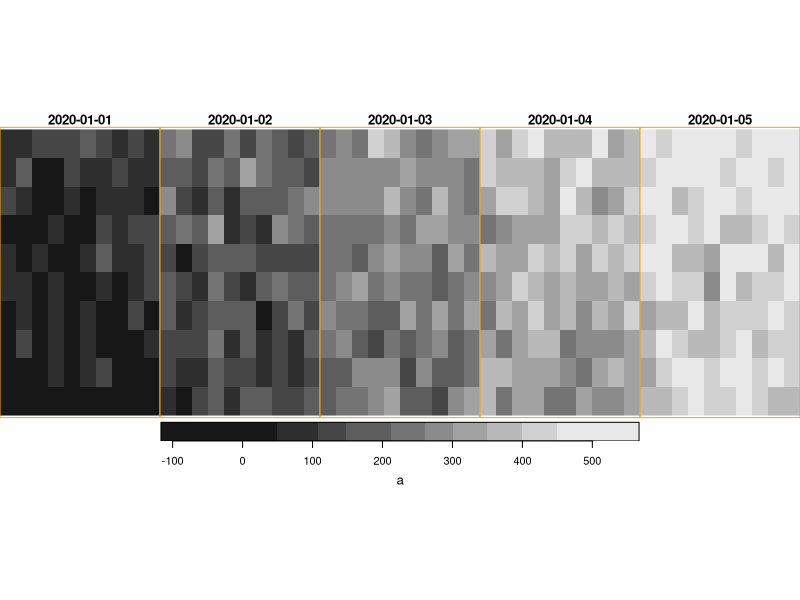
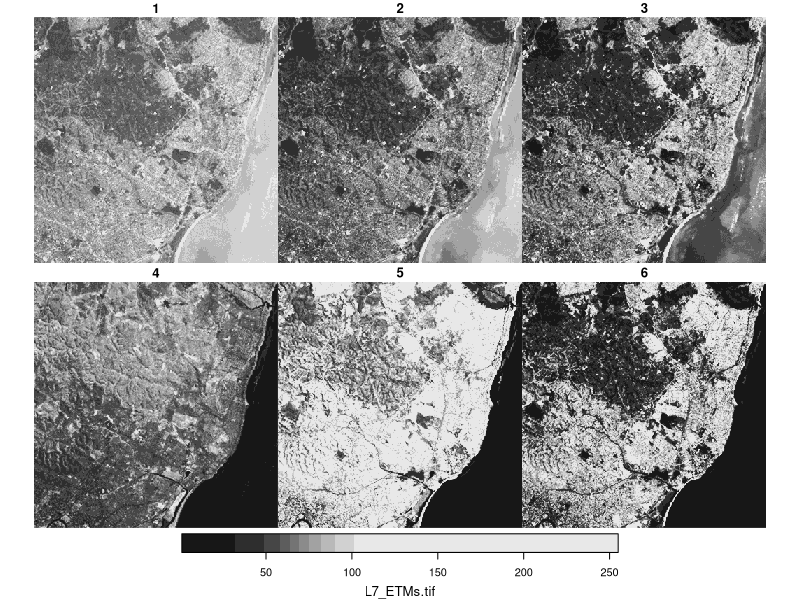

Write R code to recreate these figures, in order.
## ---- chunk 1
v = 1:24
class(v)
dim(v) # NULL: does not exist yet
dim(v) = c(6, 4)
attr(v, "dim")
dim(v)
class(v)
v
## ---- chunk 2
m = matrix(1:24, nrow = 6, ncol = 4, byrow = TRUE)
m
## ---- chunk 3
dim(v) = c(4, 6)
v2 = t(v)
v2
## ---- chunk 4
as.vector(v)
as.vector(v2)
## ---- chunk 5
a = array(1:24, dim = c(2, 3, 4))
a
a[2,2,2]
## ---- chunk 6
row = 2
col = 3
nrow = 6
index = (col - 1) * nrow + row
index
v[index]
v[row, col]
## ---- chunk 7
dim1 = 2
dim2 = 3
dim3 = 4
i = 2
j = 2
k = 2
index = (k - 1) * (dim1 * dim2) + (j - 1) * dim1 + i
index
a[index]
a[i, j, k]
## ---- chunk 8
df = data.frame(a = 1:3, b = c("x", "y", "z"), c = Sys.Date() + 1:3)
df
as.matrix(df) # converts to character matrix
df2 = data.frame(a = 1:3, b = 4:6, c = c(TRUE, FALSE, NA))
as.matrix(df2) # converts to numeric matrix
## ---- chunk 9
a1 = array(1:24, dim = c(2, 3, 4))
a2 = array(24:1, dim = c(2, 3, 4))
a_sum = a1 + a2
a_sum
a_prod = a1 * a2
a_prod
a_prod[1,1,1] # 1 * 24
a_prod[2,3,4] # 12 * 13
a1 + 10 # adds 10 to each element
a1 * 2 # multiplies each element by 2
a1 / 2 # divides each element by 2
a1 - 2 # subtracts 2 from each element
a1 ^ 2 # squares each element
a1 %% 2 # modulus of each element
a1 %/% 2 # integer division of each element
a1 > 12 # logical array
a1[a1 > 12] # extracts elements greater than 12
mean(a1) # mean of all elements
sd(a1) # standard deviation of all elements
sum(a1) # sum of all elements
range(a1) # range of all elements
dim(a1) # dimensions of the array
length(a1) # total number of elements
str(a1) # structure of the array
summary(a1) # summary of the array
table(a1) # frequency table of the elements
apply(a1, 1, mean) # mean of each row (1st dimension)
apply(a1, 2, mean) # mean of each column (2nd dimension)
apply(a1, 3, mean) # mean of each slice (3rd dimension)
apply(a1, c(1,2), mean) # mean of each row-column combination (1st and 2nd dimensions)
apply(a1, c(1,3), mean) # mean of each row-slice combination (1st and 3rd dimensions)
apply(a1, c(2,3), mean) # mean of each column-slice combination (2nd and 3rd dimensions)
rowSums(a1) # sum of each row
colSums(a1) # sum of each column
sliceSums = function(x) apply(x, 3, sum); sliceSums(a1) # sum of each slice
rowMeans(a1) # mean of each row
colMeans(a1) # mean of each column
sliceMeans = function(x) apply(x, 3, mean); sliceMeans(a1) # mean of each slice
a1[,,1] # first slice
a1[,,2] # second slice
a1[,,3] # third slice
a1[,,4] # fourth slice
a1[1,,] # first row across all slices
a1[2,,] # second row across all slices
a1[,1,] # first column across all slices
a1[,2,] # second column across all slices
a1[,3,] # third column across all slices
a1[1,1,] # first row, first column across all slices
a1[2,3,] # second row, third column across all slices
a1[1,,1] # first row across first slice
a1[2,,4] # second row across fourth slice
a1[,1,1] # first column across first slice
a1[,3,4] # third column across fourth slice
## ---- chunk 10
library(stars)
# create a 3D array with dimensions (x, y, time)
data = array(1:(10*10*5) + rnorm(500)*50, dim = c(x = 10, y = 10, time = 5))
# create a stars object
raster_cube = st_as_stars(list(a = data))
raster_cube
raster_cube |>
  st_set_dimensions("x", values = 1:10, xy = c("x", "y")) |>
  st_set_dimensions("y", values = 51:60) |>
  st_set_dimensions("time", values = as.Date("2020-01-01") + 0:4) |> 
  st_set_crs(st_crs("OGC:CRS84")) -> raster_cube
raster_cube
# plot the first time slice
plot(raster_cube, box_col = 'orange')
## ---- chunk 11
tif <- system.file("tif/L7_ETMs.tif", package = "stars")
library(stars)
(r <- read_stars(tif))
## ---- chunk 12
plot(r)
